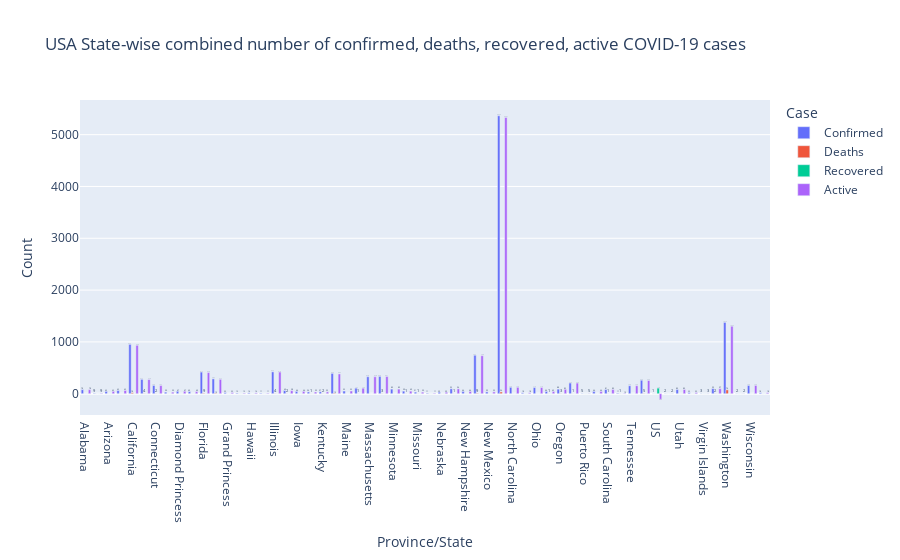

Notebook code cell kept with this figure:
### Code cell
df['Active'] = df['Confirmed'] - df['Deaths'] - df['Recovered']

combine_us_data = df[df['Country/Region'] == 'US'].copy().drop(['Country/Region', 'Latitude', 'Longitude'], axis=1)
combine_us_data = combine_us_data[combine_us_data.sum(axis=1, numeric_only=True) > 0]

combine_us_data = combine_us_data.groupby('Province/State')[['Confirmed', 'Deaths', 'Recovered', 'Active']].sum().reset_index()

combine_us_data = pd.melt(
    combine_us_data,
    id_vars='Province/State',
    value_vars=['Confirmed', 'Deaths', 'Recovered', 'Active'],
    value_name='Count',
    var_name='Case'
)

fig = px.bar(
    combine_us_data,
    x='Province/State',
    y='Count',
    text='Count',
    barmode='group',
    color='Case',
    title='USA State-wise combined number of confirmed, deaths, recovered, active COVID-19 cases'
)
fig.show()

### Figure 1 — Plotly figure (JSON) as saved in the notebook; plotly's stock layout.template omitted (floating-point values rounded to 4 significant figures)
{"data": [{"alignmentgroup": "True", "hovertemplate": "Case=Confirmed<br>Province/State=%{x}<br>Count=%{text}<extra></extra>", "legendgroup": "Confirmed", "marker": {"color": "#636efa", "pattern": {"shape": ""}}, "name": "Confirmed", "offsetgroup": "Confirmed", "orientation": "v", "showlegend": true, "text": [78, 9, 45, 62, 952, 277, 159, 30, 47, 40, 417, 287, 22, 12, 16, 11, 422, 60, 44, 34, 37, 392, 52, 107, 328, 334, 89, 50, 31, 11, 29, 95, 44, 742, 35, 5365, 123, 18, 119, 44, 88, 206, 5, 44, 81, 11, 154, 260, 1, 2, 80, 22, 3, 99, 1376, 2, 159, 18], "textposition": "auto", "type": "bar", "x": ["Alabama", "Alaska", "Arizona", "Arkansas", "California", "Colorado", "Connecticut", "Delaware", "Diamond Princess", "District of Columbia", "Florida", "Georgia", "Grand Princess", "Guam", "Hawaii", "Idaho", "Illinois", "Indiana", "Iowa", "Kansas", "Kentucky", "Louisiana", "Maine", "Maryland", "Massachusetts", "Michigan", "Minnesota", "Mississippi", "Missouri", "Montana", "Nebraska", "Nevada", "New Hampshire", "New Jersey", "New Mexico", "New York", "North Carolina", "North Dakota", "Ohio", "Oklahoma", "Oregon", "Pennsylvania", "Puerto Rico", "Rhode Island", "South Carolina", "South Dakota", "Tennessee", "Texas", "US", "United States Virgin Islands", "Utah", "Vermont", "Virgin Islands", "Virginia", "Washington", "West Virginia", "Wisconsin", "Wyoming"], "xaxis": "x", "y": [78, 9, 45, 62, 952, 277, 159, 30, 47, 40, 417, 287, 22, 12, 16, 11, 422, 60, 44, 34, 37, 392, 52, 107, 328, 334, 89, 50, 31, 11, 29, 95, 44, 742, 35, 5365, 123, 18, 119, 44, 88, 206, 5, 44, 81, 11, 154, 260, 1, 2, 80, 22, 3, 99, 1376, 2, 159, 18], "yaxis": "y"}, {"alignmentgroup": "True", "hovertemplate": "Case=Deaths<br>Province/State=%{x}<br>Count=%{text}<extra></extra>", "legendgroup": "Deaths", "marker": {"color": "#EF553B", "pattern": {"shape": ""}}, "name": "Deaths", "offsetgroup": "Deaths", "orientation": "v", "showlegend": true, "text": [0, 0, 0, 0, 18, 4, 2, 0, 0, 0, 9, 10, 0, 0, 0, 0, 4, 2, 0, 1, 2, 10, 0, 1, 0, 3, 0, 1, 1, 0, 0, 1, 0, 9, 0, 34, 0, 0, 0, 1, 3, 1, 0, 0, 1, 1, 0, 5, 0, 0, 0, 0, 0, 2, 74, 0, 0, 0], "textposition": "auto", "type": "bar", "x": ["Alabama", "Alaska", "Arizona", "Arkansas", "California", "Colorado", "Connecticut", "Delaware", "Diamond Princess", "District of Columbia", "Florida", "Georgia", "Grand Princess", "Guam", "Hawaii", "Idaho", "Illinois", "Indiana", "Iowa", "Kansas", "Kentucky", "Louisiana", "Maine", "Maryland", "Massachusetts", "Michigan", "Minnesota", "Mississippi", "Missouri", "Montana", "Nebraska", "Nevada", "New Hampshire", "New Jersey", "New Mexico", "New York", "North Carolina", "North Dakota", "Ohio", "Oklahoma", "Oregon", "Pennsylvania", "Puerto Rico", "Rhode Island", "South Carolina", "South Dakota", "Tennessee", "Texas", "US", "United States Virgin Islands", "Utah", "Vermont", "Virgin Islands", "Virginia", "Washington", "West Virginia", "Wisconsin", "Wyoming"], "xaxis": "x", "y": [0, 0, 0, 0, 18, 4, 2, 0, 0, 0, 9, 10, 0, 0, 0, 0, 4, 2, 0, 1, 2, 10, 0, 1, 0, 3, 0, 1, 1, 0, 0, 1, 0, 9, 0, 34, 0, 0, 0, 1, 3, 1, 0, 0, 1, 1, 0, 5, 0, 0, 0, 0, 0, 2, 74, 0, 0, 0], "yaxis": "y"}, {"alignmentgroup": "True", "hovertemplate": "Case=Recovered<br>Province/State=%{x}<br>Count=%{text}<extra></extra>", "legendgroup": "Recovered", "marker": {"color": "#00cc96", "pattern": {"shape": ""}}, "name": "Recovered", "offsetgroup": "Recovered", "orientation": "v", "showlegend": true, "text": [0, 0, 0, 0, 0, 0, 0, 0, 0, 0, 0, 0, 0, 0, 0, 0, 0, 0, 0, 0, 0, 0, 0, 0, 0, 0, 0, 0, 0, 0, 0, 0, 0, 0, 0, 0, 0, 0, 0, 0, 0, 0, 0, 0, 0, 0, 0, 0, 108, 0, 0, 0, 0, 0, 0, 0, 0, 0], "textposition": "auto", "type": "bar", "x": ["Alabama", "Alaska", "Arizona", "Arkansas", "California", "Colorado", "Connecticut", "Delaware", "Diamond Princess", "District of Columbia", "Florida", "Georgia", "Grand Princess", "Guam", "Hawaii", "Idaho", "Illinois", "Indiana", "Iowa", "Kansas", "Kentucky", "Louisiana", "Maine", "Maryland", "Massachusetts", "Michigan", "Minnesota", "Mississippi", "Missouri", "Montana", "Nebraska", "Nevada", "New Hampshire", "New Jersey", "New Mexico", "New York", "North Carolina", "North Dakota", "Ohio", "Oklahoma", "Oregon", "Pennsylvania", "Puerto Rico", "Rhode Island", "South Carolina", "South Dakota", "Tennessee", "Texas", "US", "United States Virgin Islands", "Utah", "Vermont", "Virgin Islands", "Virginia", "Washington", "West Virginia", "Wisconsin", "Wyoming"], "xaxis": "x", "y": [0, 0, 0, 0, 0, 0, 0, 0, 0, 0, 0, 0, 0, 0, 0, 0, 0, 0, 0, 0, 0, 0, 0, 0, 0, 0, 0, 0, 0, 0, 0, 0, 0, 0, 0, 0, 0, 0, 0, 0, 0, 0, 0, 0, 0, 0, 0, 0, 108, 0, 0, 0, 0, 0, 0, 0, 0, 0], "yaxis": "y"}, {"alignmentgroup": "True", "hovertemplate": "Case=Active<br>Province/State=%{x}<br>Count=%{text}<extra></extra>", "legendgroup": "Active", "marker": {"color": "#ab63fa", "pattern": {"shape": ""}}, "name": "Active", "offsetgroup": "Active", "orientation": "v", "showlegend": true, "text": [78, 9, 45, 62, 934, 273, 157, 30, 47, 40, 408, 277, 22, 12, 16, 11, 418, 58, 44, 33, 35, 382, 52, 106, 328, 331, 89, 49, 30, 11, 29, 94, 44, 733, 35, 5331, 123, 18, 119, 43, 85, 205, 5, 44, 80, 10, 154, 255, -107, 2, 80, 22, 3, 97, 1302, 2, 159, 18], "textposition": "auto", "type": "bar", "x": ["Alabama", "Alaska", "Arizona", "Arkansas", "California", "Colorado", "Connecticut", "Delaware", "Diamond Princess", "District of Columbia", "Florida", "Georgia", "Grand Princess", "Guam", "Hawaii", "Idaho", "Illinois", "Indiana", "Iowa", "Kansas", "Kentucky", "Louisiana", "Maine", "Maryland", "Massachusetts", "Michigan", "Minnesota", "Mississippi", "Missouri", "Montana", "Nebraska", "Nevada", "New Hampshire", "New Jersey", "New Mexico", "New York", "North Carolina", "North Dakota", "Ohio", "Oklahoma", "Oregon", "Pennsylvania", "Puerto Rico", "Rhode Island", "South Carolina", "South Dakota", "Tennessee", "Texas", "US", "United States Virgin Islands", "Utah", "Vermont", "Virgin Islands", "Virginia", "Washington", "West Virginia", "Wisconsin", "Wyoming"], "xaxis": "x", "y": [78, 9, 45, 62, 934, 273, 157, 30, 47, 40, 408, 277, 22, 12, 16, 11, 418, 58, 44, 33, 35, 382, 52, 106, 328, 331, 89, 49, 30, 11, 29, 94, 44, 733, 35, 5331, 123, 18, 119, 43, 85, 205, 5, 44, 80, 10, 154, 255, -107, 2, 80, 22, 3, 97, 1302, 2, 159, 18], "yaxis": "y"}], "layout": {"barmode": "group", "legend": {"title": {"text": "Case"}, "tracegroupgap": 0}, "title": {"text": "USA State-wise combined number of confirmed, deaths, recovered, active COVID-19 cases"}, "xaxis": {"anchor": "y", "domain": [0, 1], "title": {"text": "Province/State"}}, "yaxis": {"anchor": "x", "domain": [0, 1], "title": {"text": "Count"}}}}
